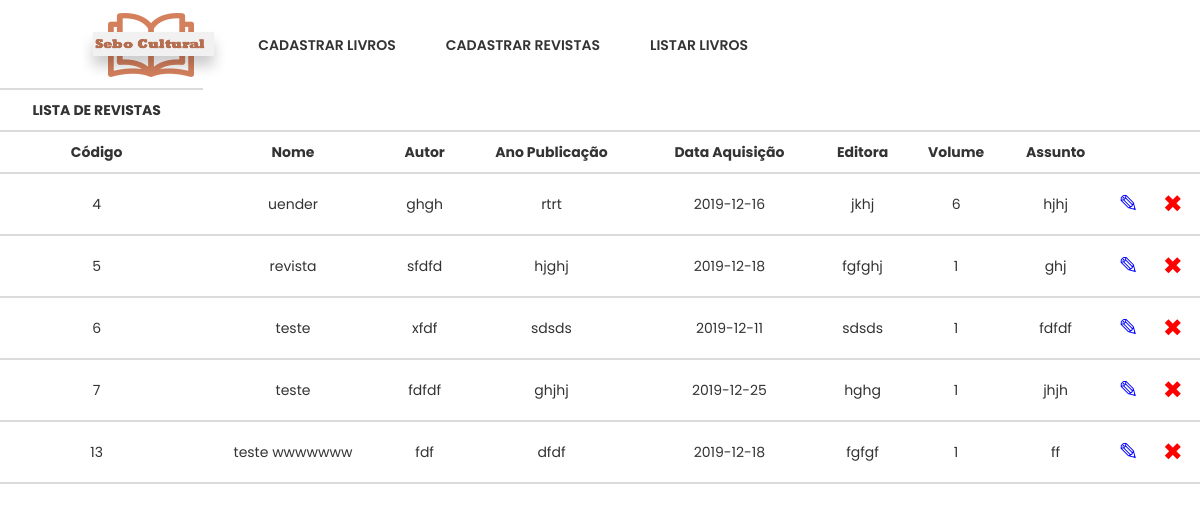
The app's page /mostraRevista.php with its own data.
### tables this page shows
CREATE TABLE `revistas` (
  `id` int(11) NOT NULL,
  `nome` varchar(35) NOT NULL,
  `autores` varchar(100) NOT NULL,
  `editora` varchar(30) NOT NULL,
  `anoPublicacao` varchar(11) NOT NULL,
  `dataAquisicao` date NOT NULL,
  `volume` int(11) NOT NULL,
  `assunto` varchar(30) NOT NULL
);

### mostraRevista.php (the view, shortened to what this page needs)
<!DOCTYPE html>
<html>
    <head>
	<link rel="stylesheet" href="css/bootstrap.min.css">
	<link rel="stylesheet" href="css/plugins.css">
	<link rel="stylesheet" href="style.css">
   <link rel="stylesheet" href="css/custom.css">
        <link rel="stylesheet" type="text/css" href="css/style.css">
		<div class="wrapper" id="wrapper">
		<header id="wn__header" class="header__area header__absolute sticky__header">
			<div class="container-fluid">
				<div class="row">
					<div class="col-md-6 col-sm-6 col-6 col-lg-2">
						<div class="logo">
							<a href="index.php">
								<img src="images/logo/logo.png" alt="logo images">
							</a>
						</div>
					</div>
					<div class="col-lg-8 d-none d-lg-block">
						<nav class="mainmenu__nav">
							<ul class="meninmenu d-flex justify-content-start">
								<li class="drop with--one--item"><a href="form_livros.php">Cadastrar Livros</a></li>
								<li class="drop with--one--item"><a href="form_revistas.php">Cadastrar Revistas</a></li>
								<li class="drop with--one--item"><a href="mostraLivro.php">Listar Livros</a></li>
						</nav>
					</div>
				<div class="col-md-6 col-sm-6 col-6 col-lg-2">
						<ul class="header__sidebar__right d-flex justify-content-end align-items-center">
			</div>
		</header>
    </head>
    <body>
	 <br><br>
        <div class="container">
        </div>
        <div id="livros"    align="center">
            <form id="formTabela">
                <table id="minhaTabela" class="Table" >
                    <tr class="cabecalho" >
                        <td><strong>LISTA DE REVISTAS</strong></div>
                    <tr class="cabecalho">
                        <td><strong>Código</strong></td>
                        <td><strong>Nome</strong></td>
                        <td><strong>Autor</strong></td>
                        <td><strong>Ano Publicação</strong></td>
                        <td><strong>Data Aquisição</strong></td>
                        <td><strong>Editora</strong></td>
                        <td><strong>Volume</strong></td>
                        <td><strong>Assunto</strong></td>
                        <td>&nbsp;</td>
                        <td>&nbsp;</td>
                    </tr>
                    <?php
                    include "conecta.php";
                    $res = mysqli_query($con, "SELECT * FROM revistas");
                    $total = mysqli_num_rows($res);
                    for ($i = 0; $i < $total; $i++) {
                        $dados = mysqli_fetch_row($res);
                        $codigo = $dados[0];
                        $nome = $dados[1];
                        $autor = $dados[2];
                        $editora = $dados[3];
                        $anoPublicacao = $dados[4];
                        $dataAquisicao = $dados[5];
                        $volume = $dados[6];
                        $assunto = $dados[7];
                        $idLinha = "linha$i";
                        echo "<tr id=\"$idLinha\" class='corLinha'>";
                        echo " <td>$codigo</td>";
                        echo " <td>$nome</td>";
                        echo " <td>$autor</td>";
                        echo " <td>$anoPublicacao</td>";
                        echo " <td>$dataAquisicao</td>";
                        echo " <td>$editora</td>";
                        echo " <td>$volume</td>";
                        echo " <td>$assunto</td>";
                        echo " <td ><a href=\"#\" onclick=\"popup();EditarLinha('$idLinha','revista');\"><font size=5 color=#0000ff >✎</a></td>";
                        echo " <td ><a  href=\"#\" onclick=\"ExcluirLinha('$idLinha','revista');\"><font size=5 color=#FF0000>✖</a></td>";
                        echo "</tr>";
                    }
                    ?>
</body>
</html>

### css/style.css (style rules this page uses)
body { margin: 0; background-size: 100%; }
td { border-bottom: #DBDBDB 2px solid ; border-top: #DBDBDB 2px solid ; text-align: center; }
* { margin:0px; padding:0px; }
.container { width: 80%; margin: 0 auto; padding-top: 40px; }

### records on screen
revistas: id "4", nome "uender", autores "ghgh", anoPublicacao "rtrt", dataAquisicao "2019-12-16", editora "jkhj", volume "6", assunto "hjhj"
revistas: id "5", nome "revista", autores "sfdfd", anoPublicacao "hjghj", dataAquisicao "2019-12-18", editora "fgfghj", volume "1", assunto "ghj"
revistas: id "6", nome "teste", autores "xfdf", anoPublicacao "sdsds", dataAquisicao "2019-12-11", editora "sdsds", volume "1", assunto "fdfdf"
revistas: id "7", nome "teste", autores "fdfdf", anoPublicacao "ghjhj", dataAquisicao "2019-12-25", editora "hghg", volume "1", assunto "jhjh"
revistas: id "13", nome "teste wwwwwww", autores "fdf", anoPublicacao "dfdf", dataAquisicao "2019-12-18", editora "fgfgf", volume "1", assunto "ff"
